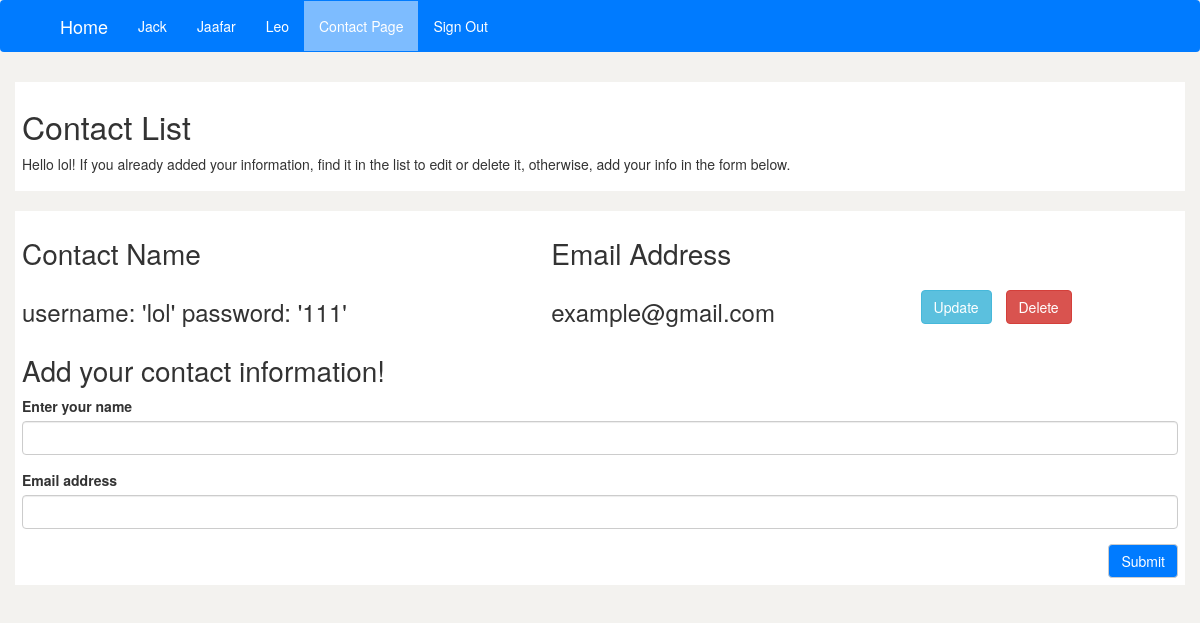
The page /contact (signed in) on the database its author committed.
### app.py (models this page shows)
class Contact(db.Model):
	id = db.Column(db.Integer, primary_key=True)
	name = db.Column(db.String(200), nullable=False, unique=False)
	email = db.Column(db.String(200), nullable=False, unique=True)
	username = db.Column(db.String(200), nullable=False, unique=False)

### app.py (the view, shortened to what this page needs)
@app.route('/contact', methods=['GET', 'POST'])
def contact():
	contact = Contact.query.all()
	form = ContactForm()
	contacts = Contact().query.all()
	error = None
	return render_template('contact.html', form = form, contacts = contacts, authenticated=session['authenticated'], username=session['username'])

### app.py
class ContactForm(FlaskForm):
	name = StringField('Enter your name', validators=[DataRequired()])
	email = EmailField('Email address', [DataRequired(), Email()])
	submit = SubmitField('Submit')

### templates/contact.html (shortened to what this page needs)
{% extends "base.html" %}
{% set active_page = "contact" %}
{% import "bootstrap/wtf.html" as wtf %}
{% block content %}
<body>
<div class="bg-light">
	<main class="container">
		<div class="row display-flex">
			<div class ="bg-layout col-lg-12 col-md-12 col-xs-12">
					<h1> Contact List </h1>
					{% if authenticated %}
						<p>Hello {{username}}! If you already added your information, find it in the list to edit or delete it, otherwise, add your info in the form below.</p>
					{% else %}
						<p><a href ="{{url_for('create')}}">Sign up</a> to add your contact information to our list, or <a href ="{{url_for('signin')}}">sign in</a> to edit or delete your already created information.</p>
					{% endif %}
			</div>
			<div class ="bg-layout col-lg-12 col-md-12 col-xs-12 ">
				<table>
					<tr>
						<th><h2>Contact Name</h2></th>
						<th><h2>Email Address</h2></th>
						<th></th>
					</tr>
					{% for contact in contacts %}
					{% set update_url= url_for('edit_page', contactId=contact.id)%}
					{% set delete_url= url_for('delete', contactId=contact.id)%}
					<tr>
						<td><h3>{{contact.name}}</h3></td>
						<td><h3>{{contact.email}}</h3></td>
						{% if authenticated %}
							{% if username == contact.username %}
								<td><a href="{{update_url}}"><button id="update" class="btn btn-info" >Update </button> </a> <a href='{{delete_url}}'> <button id="delete" class="btn btn-danger"> Delete </button></a></td>
							{% endif %}
						{% endif %}
					</tr>
					{% endfor %}
				</table>
				{% if authenticated %}
					<h2>Add your contact information!</h2>
					{{ wtf.quick_form(form) }}
				{% endif %}
			</div>
		</div>
	</main>
</div>
</body>
{% endblock %}

### static/styles.css (style rules this page uses)
body { background-color: #f3f2ef; }
.bg-layout { background-color: white; padding: 7px; }
h1 { font-size: 32px; }
h2 { font-size: 28px; }
h3 { font-size: 24px; }
.row.display-flex { display: flex; flex-wrap: wrap; }
.row.display-flex > [class*='col-'] { display: flex; flex-direction: column; }
[class*="col-"] { margin-bottom: 10px; margin-top: 10px; }
#submit { background-color: #007bff !important; color: white; float: right; }
#delete, #update { margin: 5px; }

### rows shown on the page
Contact: username "lol", name "username: 'lol' password: '111'", email "example@gmail.com"

### other values the page prints
{{ caption|e }} "Home" "Jack" "Jaafar" "Leo" "Contact Page" "Sign Out"
